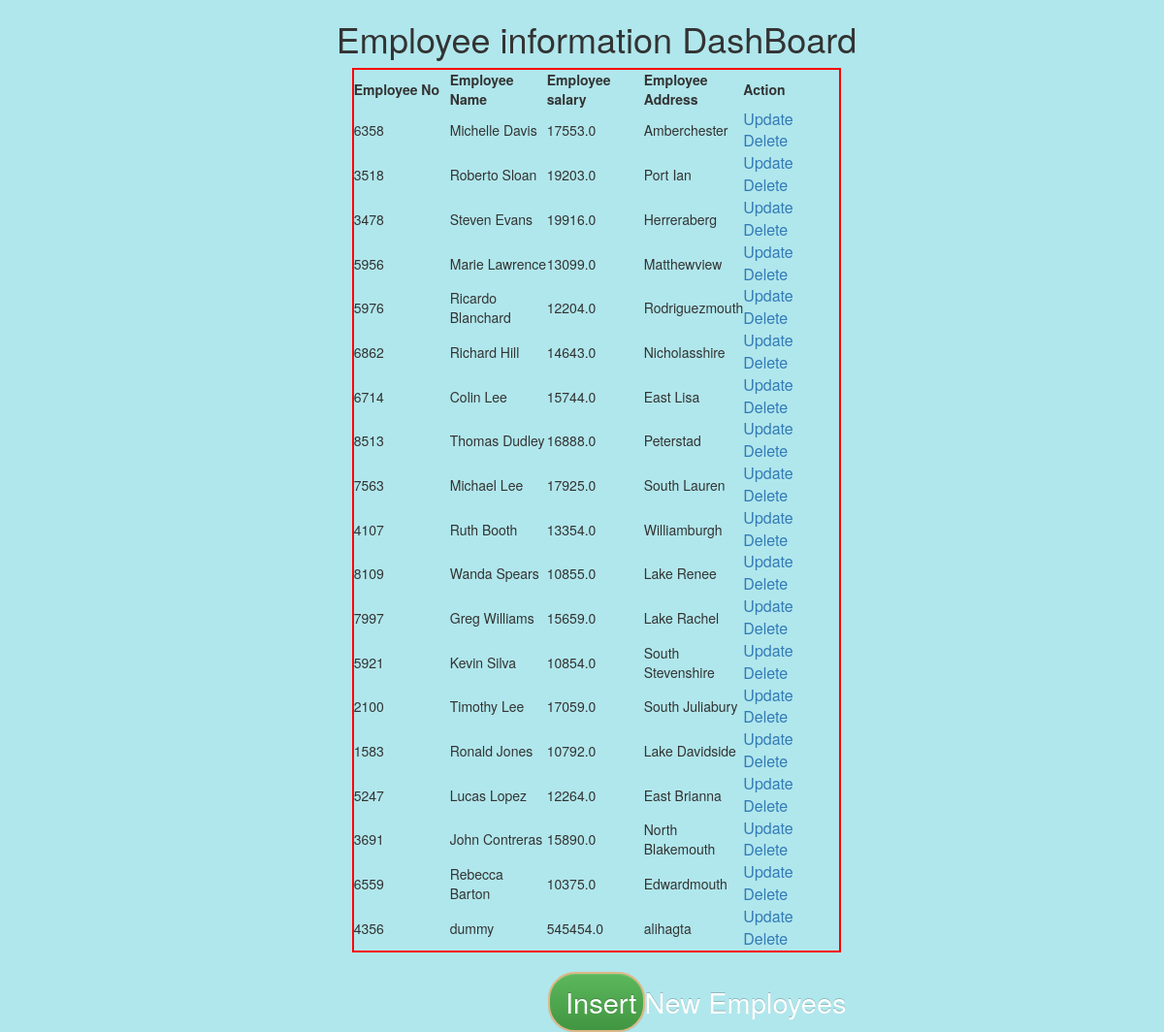
The page / on the database its author committed.
### testapp/models.py (models this page shows)
class Employee(models.Model):
    eno=models.IntegerField()
    ename=models.CharField(max_length=44)
    esal=models.FloatField()
    eaddr=models.CharField(max_length=256)

### testapp/views.py (the view)
# urls.py: url(r'^$',views.retrieve_view),
def retrieve_view(request):
    employees=Employee.objects.all()
    return render (request,'testapp/index.html',{'employees':employees})

### templates/testapp/index.html (shortened to what this page needs)
<!DOCTYPE html> {% extends 'testapp/base.html'%} {% block body_block %}
<div class="container" align='center'>
    <h1>Employee information DashBoard</h1>
    <table>
        <thead>
            <th>Employee No</th>
            <th>Employee Name</th>
            <th>Employee salary</th>
            <th>Employee Address</th>
            <th>Action</th>
        </thead>
        {% for emp in employees%}
        <tr>
            <td>{{emp.eno}}</td>
            <td>{{emp.ename}}</td>
            <td>{{emp.esal}}</td>
            <td>{{emp.eaddr}}</td>
            <td> <a class="a-btn" href="/update/{{emp.id}}/">Update</a> <a class="a-btn" href="/delete/{{emp.id}}/">Delete</a> </td>
        </tr>
        {%endfor%}
    </table><br>
    <a href="/create" class="btn btn-success btn-lg">Insert New Employees</a>
</div>
{% endblock %}

### templates/testapp/base.html (shortened to what this page needs)
<!DOCTYPE html>
<html lang="en" dir="ltr">
  <head>
<link rel="stylesheet" href="https://maxcdn.bootstrapcdn.com/bootstrap/3.3.7/css/bootstrap.min.css">
<link rel="stylesheet" href="https://maxcdn.bootstrapcdn.com/bootstrap/3.3.7/css/bootstrap-theme.min.css">
  </head>
  <body>
    <div class="container">
      {% block body_block %}
      {% endblock %}
    </div>
  </body>
</html>

### templates/testapp/index.html (style rules this page uses)
table { border: 2px solid red; }
td { width: 100px; }
td a { text-decoration: none; }
body { background-color: #b0e7ec; height: 777px; }
.a-btn { border: none; cursor: pointer; font-size: 16px; }
.btn-lg { border: 2px solid burlywood; background-color: #b8d388; border-radius: 28px; color: white; width: 100px; font-size: 29px; }
a { text-decoration: none; }

### rows shown on the page
Employee: eno "6358", ename "Michelle Davis", esal "17553.0", eaddr "Amberchester"
Employee: eno "3518", ename "Roberto Sloan", esal "19203.0", eaddr "Port Ian"
Employee: eno "3478", ename "Steven Evans", esal "19916.0", eaddr "Herreraberg"
Employee: eno "5956", ename "Marie Lawrence", esal "13099.0", eaddr "Matthewview"
Employee: eno "5976", ename "Ricardo Blanchard", esal "12204.0", eaddr "Rodriguezmouth"
Employee: eno "6862", ename "Richard Hill", esal "14643.0", eaddr "Nicholasshire"
Employee: eno "6714", ename "Colin Lee", esal "15744.0", eaddr "East Lisa"
Employee: eno "8513", ename "Thomas Dudley", esal "16888.0", eaddr "Peterstad"
Employee: eno "7563", ename "Michael Lee", esal "17925.0", eaddr "South Lauren"
Employee: eno "4107", ename "Ruth Booth", esal "13354.0", eaddr "Williamburgh"
Employee: eno "8109", ename "Wanda Spears", esal "10855.0", eaddr "Lake Renee"
Employee: eno "7997", ename "Greg Williams", esal "15659.0", eaddr "Lake Rachel"
Employee: eno "5921", ename "Kevin Silva", esal "10854.0", eaddr "South Stevenshire"
Employee: eno "2100", ename "Timothy Lee", esal "17059.0", eaddr "South Juliabury"
Employee: eno "1583", ename "Ronald Jones", esal "10792.0", eaddr "Lake Davidside"
Employee: eno "5247", ename "Lucas Lopez", esal "12264.0", eaddr "East Brianna"
Employee: eno "3691", ename "John Contreras", esal "15890.0", eaddr "North Blakemouth"
Employee: eno "6559", ename "Rebecca Barton", esal "10375.0", eaddr "Edwardmouth"
Employee: eno "4356", ename "dummy", esal "545454.0", eaddr "alihagta"
